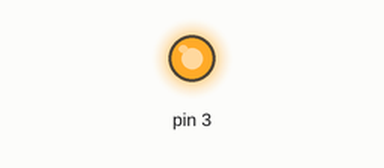
Recording of a sketch running on a simulated Arduino Uno, built with avr-gcc and run on an emulated ATmega328P. On the bench: output pins drawn as LEDs (lit = HIGH). No radio packets arrive unless stated. At 0.5 s the program stops and its outputs stay as they are.

Above: at 0.1 s.
At 0.6 s:
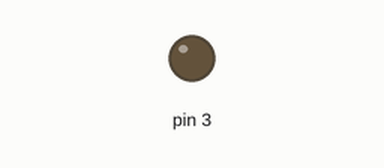
Timing chart, 0 to 2.0 s (numbered marks = the images above):
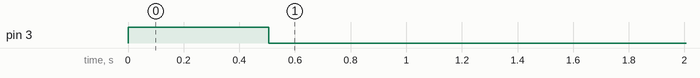

The sketch:

sketch_jan25a.ino
```cpp
#include <SPI.h>
#include "nRF24L01.h"
#include "RF24.h"
int msg[1];
RF24 radio(9,10);

/*
  - Pin 9 - CE
     - Pin 10 - CS(N)
     - Pin 11 - MOSI
     - Pin 12 - MISO
     - Pin 13 - SCK
     On the Receiver:
     - Pin 3 - LED
     On the Transmitter:
     - Pin 7 - Button

*/
const uint64_t pipe = 0xE8E8F0F0E1LL;
int SW1 = 7;

void setup(void){
    pinMode(3, OUTPUT);
    digitalWrite(3, HIGH);
  Serial.begin(9600);
  radio.begin();
  radio.openReadingPipe(1, pipe);
  radio.startListening();
   delay(500);
   digitalWrite(3, LOW);

}

void loop(void){
 // if (digitalRead(SW1) == HIGH){
   while (true);
   {
       if (radio.available())
       {
          bool done = false;
          while (!done)
          {
            // Fetch the data payload
            done = radio.read( msg, sizeof(msg) );
            Serial.print("X = ");
            Serial.println(msg[0]);
            if (msg[0]==111)
            {
               digitalWrite(3, HIGH);
               delay(5000);
            }
          }
       }
       else
       {
         Serial.println("no data available");
       }
       digitalWrite(3, HIGH);
       delay(500);
       digitalWrite(3, LOW);
   }
}
```
